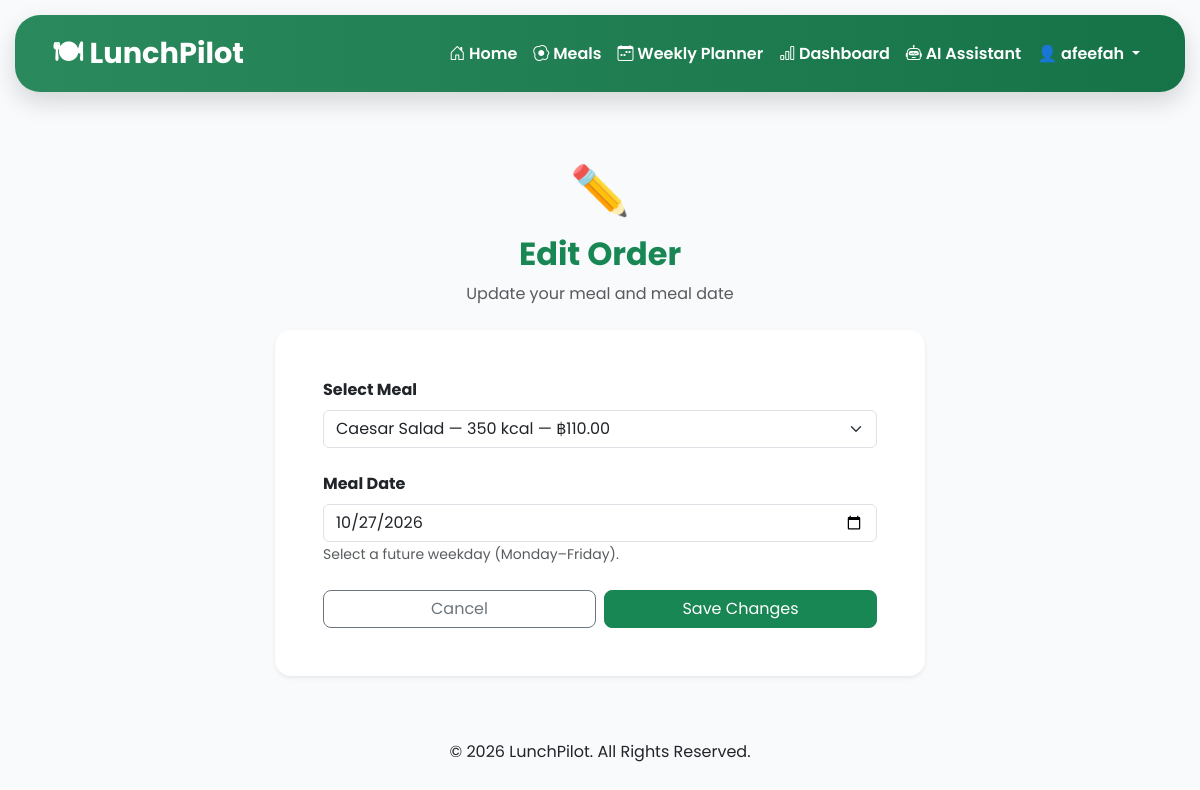
The page /edit-order/57 (signed in) on the database its author committed.
### tables this page shows
CREATE TABLE users(

        id INTEGER PRIMARY KEY AUTOINCREMENT,
        fullname TEXT NOT NULL,
        email TEXT UNIQUE NOT NULL,
        password TEXT NOT NULL

    , is_admin INTEGER DEFAULT 0, allergy TEXT DEFAULT 'None', daily_calorie_goal INTEGER DEFAULT 2000, monthly_budget REAL DEFAULT 3000, food_preference TEXT DEFAULT 'No Preference');

CREATE TABLE orders(

        id INTEGER PRIMARY KEY AUTOINCREMENT,

        user_id INTEGER NOT NULL,

        meal_id INTEGER NOT NULL,

        order_date TEXT,

        total_price REAL, status TEXT DEFAULT 'Active', meal_date TEXT,

        FOREIGN KEY(user_id) REFERENCES users(id),

        FOREIGN KEY(meal_id) REFERENCES meals(id)

    );

CREATE TABLE meals(

        id INTEGER PRIMARY KEY AUTOINCREMENT,

        meal_name TEXT NOT NULL,

        category TEXT NOT NULL,

        calories INTEGER NOT NULL,

        price REAL NOT NULL,

        ingredients TEXT,

        image TEXT

    );

### routes/orders.py (the view, shortened to what this page needs)
@orders.route("/edit-order/<int:order_id>", methods=["GET", "POST"])
def edit_order(order_id):
    if "user_id" not in session:
        return redirect(url_for("auth.login"))
    connection = get_connection()
    cursor = connection.cursor()
    cursor.execute("""
        SELECT id, meal_id, meal_date, status
        FROM orders
        WHERE id = ?
        AND user_id = ?
    """, (order_id, session["user_id"]))
    order = cursor.fetchone()
    if not order:
        connection.close()
        flash("Order not found.", "danger")
        return redirect(url_for("orders.my_orders"))
    try:
        original_date = date.fromisoformat(order[2])
    except (ValueError, TypeError):
        connection.close()
        flash("This order has an invalid meal date.", "danger")
        return redirect(url_for("orders.my_orders"))
    if order[3] != "Active" or original_date <= date.today():
        connection.close()
        flash("This order can no longer be edited.", "warning")
        return redirect(url_for("orders.my_orders"))
    cursor.execute("""
        SELECT id, meal_name, category, calories, price, ingredients
        FROM meals
        ORDER BY meal_name
    """)
    raw_meals = cursor.fetchall()
    allergy = get_user_allergy()
    meals = []
    for meal in raw_meals:
        meals.append({
            "id": meal[0],
            "name": meal[1],
            "category": meal[2],
            "calories": meal[3],
            "price": meal[4],
            "ingredients": meal[5],
            "has_allergy_warning": not is_meal_safe(
                meal[5],
                allergy
            )
        })
    selected_meal_has_allergy_warning = any(
        meal["id"] == order[1] and meal["has_allergy_warning"]
        for meal in meals
    )
    connection.close()
    return render_template(
        "edit_order.html",
        order=order,
        meals=meals,
        allergy=allergy,
        min_date=date.today().isoformat(),
        selected_meal_has_allergy_warning=(
            selected_meal_has_allergy_warning
        )
    )

### database.py (called while the page is built)
def get_connection():
    return sqlite3.connect(DATABASE)

### routes/helpers.py (called while the page is built)
def get_allergies_list(allergy):
    if not allergy:
        return []
    return [
        item.strip()
        for item in allergy.split(",")
        if item.strip()
    ]

def is_meal_safe(ingredients, allergy):
    if not allergy:
        return True
    ingredients = (ingredients or "").lower()
    allergies = get_allergies_list(allergy)
    for allergy_name in allergies:
        keywords = ALLERGY_KEYWORDS.get(allergy_name, [])
        for keyword in keywords:
            if keyword.lower() in ingredients:
                return False
    return True

def get_user_allergy():
    from flask import session
    user_id = session.get("user_id")
    if not user_id:
        return ""
    conn = get_connection()
    cursor = conn.cursor()
    cursor.execute(
        "SELECT allergy FROM users WHERE id = ?",
        (user_id,)
    )
    user = cursor.fetchone()
    conn.close()
    if user and user[0]:
        return user[0]
    return ""

### templates/edit_order.html (shortened to what this page needs)
 {% extends "base.html" %}
{% block content %}
<div class="container py-5">
    <div class="text-center mb-4">
        <div style="font-size:48px;">✏️</div>
        <h2 class="text-success fw-bold mt-2">Edit Order</h2>
        <p class="text-muted">
            Update your meal and meal date
        </p>
    </div>
    <div class="card border-0 shadow-sm rounded-4 mx-auto"
         style="max-width:650px;">
        <div class="card-body p-4 p-md-5">
            <form method="POST"
                  action="{{ url_for('orders.edit_order', order_id=order[0]) }}"
                  id="editOrderForm">
                <div class="mb-4">
                    <label for="meal_id"
                           class="form-label fw-bold">
                        Select Meal
                    </label>
                    <select class="form-select"
                            id="meal_id"
                            name="meal_id"
                            required>
                        {% for meal in meals %}
                        <option
                            value="{{ meal.id }}"
                            data-allergy-warning="{{ 'true' if meal.has_allergy_warning else 'false' }}"
                            {% if meal.id == order[1] %}selected{% endif %}>
                            {{ meal.name }} — {{ meal.calories }} kcal — ฿{{ "%.2f"|format(meal.price) }}
                        </option>
                        {% endfor %}
                    </select>
                </div>
                <div class="mb-4">
                    <label for="meal_date"
                           class="form-label fw-bold">
                        Meal Date
                    </label>
                    <input type="date"
                           class="form-control"
                           id="meal_date"
                           name="meal_date"
                           value="{{ order[2] }}"
                           min="{{ min_date }}"
                           required>
                    <small class="text-muted">
                        Select a future weekday (Monday–Friday).
                    </small>
                </div>
                <div class="d-flex gap-2 mt-4">
                    <a href="{{ url_for('orders.my_orders') }}"
                       class="btn btn-outline-secondary rounded-3 w-50">
                        Cancel
                    </a>
                    <button type="submit"
                            class="btn btn-success rounded-3 w-50">
                        Save Changes
                    </button>
                </div>
            </form>
        </div>
    </div>
</div>
{% endblock %}

### templates/base.html (shortened to what this page needs)
<!DOCTYPE html>
<html lang="en">
<head>
    <link href="https://cdn.jsdelivr.net/npm/bootstrap@5.3.7/dist/css/bootstrap.min.css"
          rel="stylesheet">
    <link rel="stylesheet"
          href="{{ url_for('static', filename='css/style.css') }}">
    <link rel="stylesheet"
        href="https://cdn.jsdelivr.net/npm/bootstrap-icons@1.11.3/font/bootstrap-icons.min.css">
</head>
<body>
    <nav class="navbar navbar-expand-lg lunchpilot-navbar">
        <div class="container">
            <a class="navbar-brand fw-bold"
               href="/">
                🍽 LunchPilot
            </a>
            <div class="collapse navbar-collapse"
                 id="navbarNav">
                <ul class="navbar-nav ms-auto">
                    {% if session.get("is_admin") == 1 %}
                    <li class="nav-item">
                        <a class="nav-link"
                           href="/meals">
                            Meals
                         </a>
                      </li>
                    <li class="nav-item">
                        <a class="nav-link"
                           href="{{ url_for('admin.admin_plan') }}">
                            👨‍💼 Admin Plan
                        </a>
                    </li>
                    <li class="nav-item dropdown">
                        <a class="nav-link dropdown-toggle"
                           href="#"
                           id="adminDropdown"
                           role="button"
                           data-bs-toggle="dropdown"
                           aria-expanded="false">
                            👤 {{ session.get("fullname") }}
                        </a>
                        <ul class="dropdown-menu dropdown-menu-end">
                            <li>
                                <a class="dropdown-item"
                                href="{{ url_for('user.manage_profile') }}">
                                    👤 Manage Profile
                                </a>
                            </li>
                            <li>
                                <hr class="dropdown-divider">
                            </li>
                            <li>
                                <a class="dropdown-item text-danger"
                                href="/logout">
                                    🚪 Logout
                                </a>
                            </li>
                        </ul>
                    </li>
                    {% else %}
                    <li class="nav-item">
                        <a class="nav-link"
                            href="/">
                            <i class="bi bi-house-door"></i>
                                Home
                            </a>
                    </li>
                    <li class="nav-item">
                        <a class="nav-link"
                            href="/meals">
                            <i class="bi bi-egg-fried"></i>
                                Meals
                            </a>
                    </li>
                    <li class="nav-item">
                        <a class="nav-link"
                            href="/weekly-planner">
                            <i class="bi bi-calendar-week"></i>
                                Weekly Planner
                            </a>
                    </li>
                                <li class="nav-item">
                                    <a class="nav-link"
                                        href="/dashboard">
                                        <i class="bi bi-bar-chart"></i>
                                            Dashboard
                                        </a>
                                </li>
                                <li class="nav-item">
                                    <a class="nav-link"
                                        href="/ai-assistant">
                                        <i class="bi bi-robot"></i>
                                            AI Assistant
                                        </a>
                                </li>
                    {% if session.get("user_id") %}
                    <li class="nav-item dropdown">
                        <a class="nav-link dropdown-toggle"
                           href="#"
                           id="userDropdown"
                           role="button"
                           data-bs-toggle="dropdown"
                           aria-expanded="false">
                            👤 {{ session.get("fullname") }}
                        </a>
                    </li>
                    {% endif %}
                    {% endif %}
                </ul>
            </div>
        </div>
    </nav>
    <main>
        {% block content %}
        {% endblock %}
    </main>
    <footer class="text-center py-3">
        <p class="mb-0">
            © 2026 LunchPilot. All Rights Reserved.
        </p>
    </footer>
</body>
</html>

### static/css/style.css (style rules this page uses)
body { font-family: 'Poppins', sans-serif; background-color: #f8fafc; color: #212529; margin: 0; padding: 0; }
.navbar { background: linear-gradient( 90deg, #2b8a5d, #157347 ) !important; border-radius: 25px; margin: 15px; padding: 12px 25px; box-shadow: 0 10px 25px rgba(0,0,0,0.15); }
.navbar .nav-link { color: white !important; font-weight: 600; padding: 12px 20px; border-radius: 18px; transition: all 0.3s ease; }
.navbar-brand { color: white !important; font-size: 1.8rem; font-weight: 700; }
.navbar .dropdown-toggle { color: white !important; font-weight: 600; }

### rows shown on the page
users: get "afeefah"
orders: meal_id "Caesar Salad — 350 kcal — ฿110.00", meal_date "10/27/2026"
